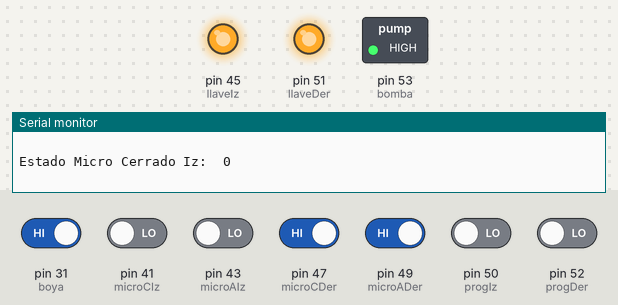
This sketch was run on a simulated Arduino Mega 2560, built with avr-gcc and run on an emulated ATmega2560. Parts: switched loads named in the sketch (green lamp = pin HIGH), output pins drawn as LEDs (lit = HIGH), the last lines printed to the serial monitor. The inputs (shaded band) are chosen by the test bench; at power-on: pin 31 (boya), pin 47 (microCDer), pin 49 (microADer) HIGH, pin 41 (microCIz), pin 43 (microAIz), pin 50 (progIz), pin 52 (progDer) LOW.

Above: at 2.6 s.
2.7 s: pin 49 (microADer) driven LOW
At 3.9 s:
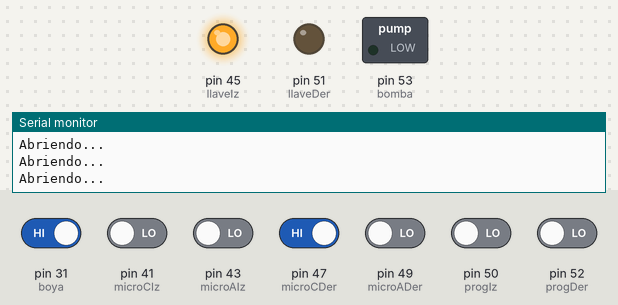
5.0 s: pin 49 (microADer) driven HIGH
At 5.8 s:
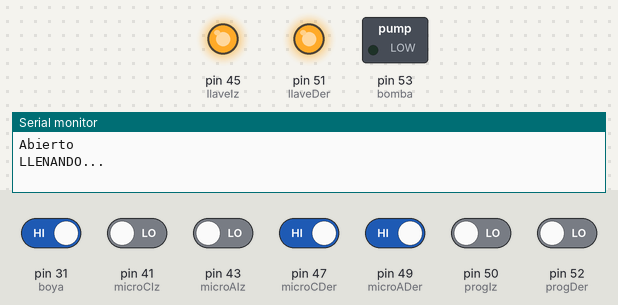
6.5 s: pin 31 (boya) driven LOW
At 7.3 s:
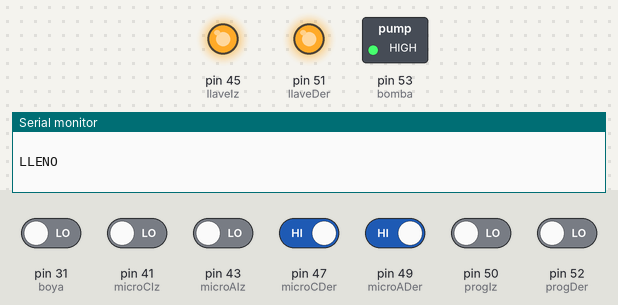
9.5 s: pin 49 (microADer) driven LOW
At 11.5 s:
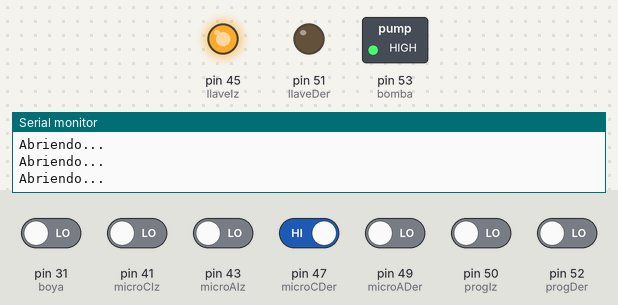
12.6 s: pin 31 (boya) driven HIGH and pin 41 (microCIz) driven HIGH and pin 43 (microAIz) driven HIGH and pin 47 (microCDer) driven LOW and pin 49 (microADer) driven HIGH
At 14.0 s:
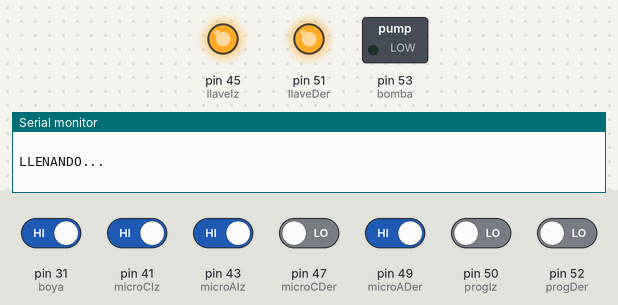
16.2 s: pin 47 (microCDer) driven HIGH
At 16.8 s:
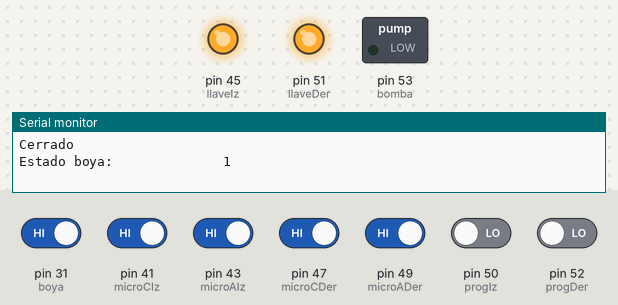
Timing chart, 0 to 18.7 s (numbered marks = the images above; inputs shaded):
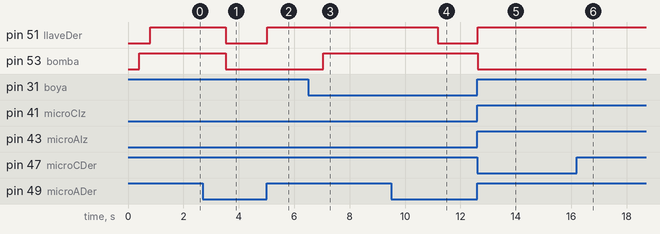

Measured:
- after the input at 2.7 s, pin 51 (llaveDer): HIGH → LOW after 0.83 s
- after the input at 5.0 s, pin 51 (llaveDer): LOW → HIGH at once
- after the input at 6.5 s, pin 53 (bomba): LOW → HIGH after 0.55 s
- after the input at 9.5 s, pin 51 (llaveDer): HIGH → LOW after 1.7 s
- after the input at 12.6 s, pin 51 (llaveDer): LOW → HIGH at once; pin 53 (bomba): HIGH → LOW at once
- after the input at 16.2 s, pin 51 (llaveDer): stays HIGH (without the input it goes to LOW after 0.45 s)

The sketch:

proyecto_HDP_2_demo.ino
```cpp
//////////////////////////////////////////////////////INCLUDE/////////////////////////////////

//////////////////////////////////////////////////////DECLARE/////////////////////////////////
const int boya = 31;
const int bomba = 53;
const int llaveDer = 51;
const int microADer = 49;
const int microCDer = 47;
const int llaveIz = 45;
const int microAIz = 43;
const int microCIz = 41;
const int progDer = 52;
const int progIz = 50;
int estadoBoya;
int estadoMicroADer;
int estadoMicroCDer;
int estadoMicroAIz;
int estadoMicroCIz;
int estadoProgDer = 0;
int estadoProgIz;
const bool debug = true;
int c;
//////////////////////////////////////////////////////SETUP///////////////////////////////////

void setup()
{
  pinMode(boya,INPUT);
  pinMode(bomba,OUTPUT);
  pinMode(llaveDer,OUTPUT);
  pinMode(microADer,INPUT);
  pinMode(microCDer,INPUT);
  pinMode(llaveIz,OUTPUT);
  pinMode(microAIz,INPUT);
  pinMode(microCIz,INPUT);
  pinMode(progDer,INPUT);
  pinMode(progIz,INPUT);
  c = 1;
  if (debug == 1)
  {
   Serial.begin(9600);
   Serial.print("Booting");
   delay(200);
   Serial.print(".");
   delay(200);
  }
   digitalWrite(bomba,1);
  if(debug == 1)
  {
   Serial.print(".");
   delay(200);
   Serial.print(".");
   delay(200);
  }
   digitalWrite(llaveDer,1);
  if(debug == 1)
  {
   Serial.print(".");
   delay(200);
   Serial.println(".");
   delay(200);
  }
   digitalWrite(llaveIz,1);
  if(debug == 1)
  {
   Serial.println(" ");
   delay(200);
  }
}

//////////////////////////////////////////////////////LOOP////////////////////////////////////
void loop()
{
  leer();
  llenar();
//if (estadoProgDer == 1)
//{
  abrirDer();
  for( int i = 0;i<4;i++) //i<301
  {
    llenar();
    delay(1000);
  }
  cerrarDer();

//}

}

//////////////////////////////////////////////////////VOID////////////////////////////////////
void leer()
{
  estadoBoya = digitalRead(boya);
  estadoMicroADer = digitalRead(microADer);
  estadoMicroCDer = digitalRead(microCDer);
  estadoMicroAIz = digitalRead(microAIz);
  estadoMicroCIz = digitalRead(microCIz);
  estadoProgDer = digitalRead(progDer);
  estadoProgIz = digitalRead(progIz);
  if (debug == 1)
  {
    if (c == 1)
    {
      com();
    }
  }
}

void com()
{
  Serial.print("Estado boya:              ");
  Serial.println(estadoBoya);
  Serial.println(" ");
  delay(250);
  Serial.print("Estado Micro Abierto Der: ");
  Serial.println(estadoMicroADer);
  Serial.println(" ");
  delay(250);
  Serial.print("Estado Micro Cerrado Der: ");
  Serial.println(estadoMicroCDer);
  Serial.println(" ");
  delay(250);
  Serial.print("Estado Micro Abierto Iz:  ");
  Serial.println(estadoMicroAIz);
  Serial.println(" ");
  delay(250);
  Serial.print("Estado Micro Cerrado Iz:  ");
  Serial.println(estadoMicroCIz);
  Serial.println(" ");
  delay(250);
  Serial.print("Estado Programador Der:   ");
  Serial.println(estadoProgDer);
  Serial.println(" ");
  delay(250);
  Serial.print("Estado Programador Iz:    ");
  Serial.println(estadoProgIz);
  Serial.println(" ");
  delay(250);
  delay(75);
  Serial.println(" ");
  delay(75);
  Serial.println(" ");
  delay(75);
  Serial.println(" ");
  delay(75);
  Serial.println(" ");
  delay(75);
  Serial.println(" ");
}

void llenar()
{
  c = 0;
  leer();
  if(estadoBoya == 0)
  {
    digitalWrite(bomba,1);
    if(debug == 1)
    {
     Serial.println("LLENO");
     Serial.println(" ");
    }
  }
  else
  {
    digitalWrite(bomba,0);
    if(debug == 1)
    {
     Serial.println("LLENANDO...");
     Serial.println(" ");
    }
  }
  c = 1;
}

void abrirDer()
{
  digitalWrite(llaveDer,0);
  c = 0;
  leer();
  while(estadoMicroADer == 0)
  {
    leer();
    if(debug == 1)
    {
     Serial.println("Abriendo...");
    }
  }
  digitalWrite(llaveDer,1);
  if(debug == 1)
    {
     Serial.println("Abierto");
    }
  c = 1;
}

void cerrarDer()
{
  digitalWrite(llaveDer,0);
  c = 0;
  leer();
  while(estadoMicroCDer == 0)
  {
    leer();
    if(debug == 1)
    {
     Serial.println("Cerrando...");
    }
  }
  digitalWrite(llaveDer,1);
  if(debug == 1)
    {
     Serial.println("Cerrado");
    }
  c = 1;
}

//////////////////////////////////////////////////////END/////////////////////////////////////
```
